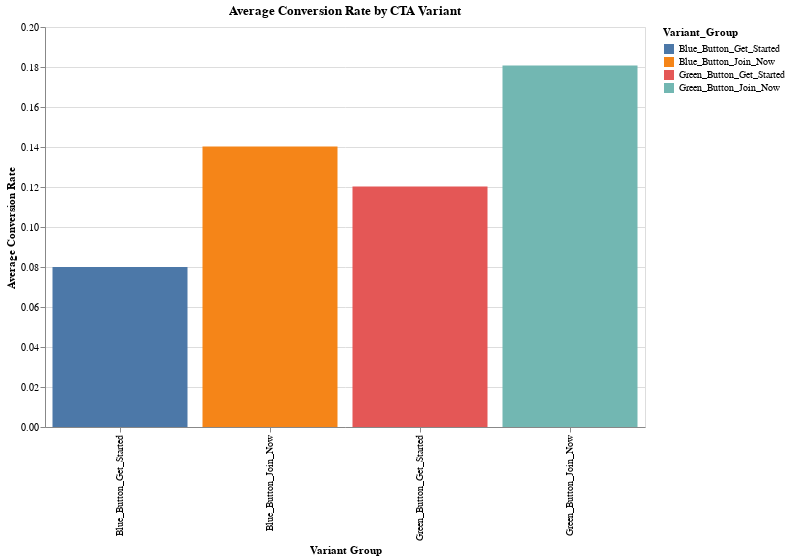

The notebook cell this image was saved under:
### Markdown cell above
### Average Conversion Rate by CTA Variant

### Code cell
import altair as alt
import pandas as pd
import numpy as np


variant_agg = data.groupby('Variant_Group').agg(
    avg_conversion=('Converted', 'mean'),
    avg_ctr=('CTR', 'mean'),
    count_users=('User_ID', 'count')
).reset_index()

variant_chart = alt.Chart(variant_agg).mark_bar().encode(
    x=alt.X('Variant_Group:N', title='Variant Group'),
    y=alt.Y('avg_conversion:Q', title='Average Conversion Rate'),
    color='Variant_Group:N',
    tooltip=['Variant_Group', 'avg_conversion', 'avg_ctr', 'count_users']
).properties(
    width=600, 
    height=400, 
    title='Average Conversion Rate by CTA Variant'
)

variant_chart

### Figure 1 — Vega-Lite specification as saved in the notebook (floating-point values rounded to 4 significant figures)
{"config": {"view": {"continuousWidth": 300, "continuousHeight": 300}}, "data": {"name": "data-9971dd0e306cfa6629144783351302ad"}, "mark": {"type": "bar"}, "encoding": {"color": {"field": "Variant_Group", "type": "nominal"}, "tooltip": [{"field": "Variant_Group", "type": "nominal"}, {"field": "avg_conversion", "type": "quantitative"}, {"field": "avg_ctr", "type": "quantitative"}, {"field": "count_users", "type": "quantitative"}], "x": {"field": "Variant_Group", "title": "Variant Group", "type": "nominal"}, "y": {"field": "avg_conversion", "title": "Average Conversion Rate", "type": "quantitative"}}, "height": 400, "title": "Average Conversion Rate by CTA Variant", "width": 600, "$schema": "https://vega.github.io/schema/vega-lite/v5.20.1.json", "datasets": {"data-9971dd0e306cfa6629144783351302ad": [{"Variant_Group": "Blue_Button_Get_Started", "avg_conversion": 0.07995, "avg_ctr": 34.0, "count_users": 1251199}, {"Variant_Group": "Blue_Button_Join_Now", "avg_conversion": 0.1402, "avg_ctr": 34.0, "count_users": 1249423}, {"Variant_Group": "Green_Button_Get_Started", "avg_conversion": 0.1203, "avg_ctr": 34.0, "count_users": 1249378}, {"Variant_Group": "Green_Button_Join_Now", "avg_conversion": 0.1807, "avg_ctr": 34.0, "count_users": 1250000}]}}
